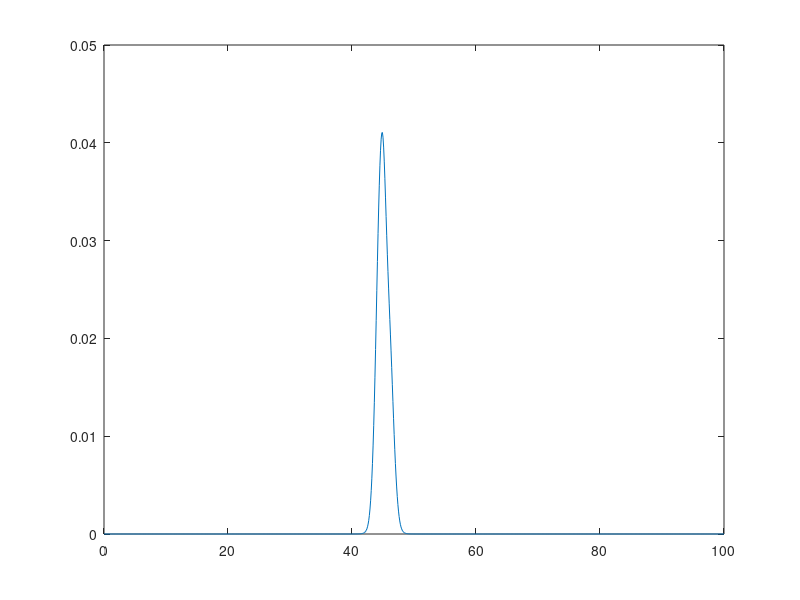
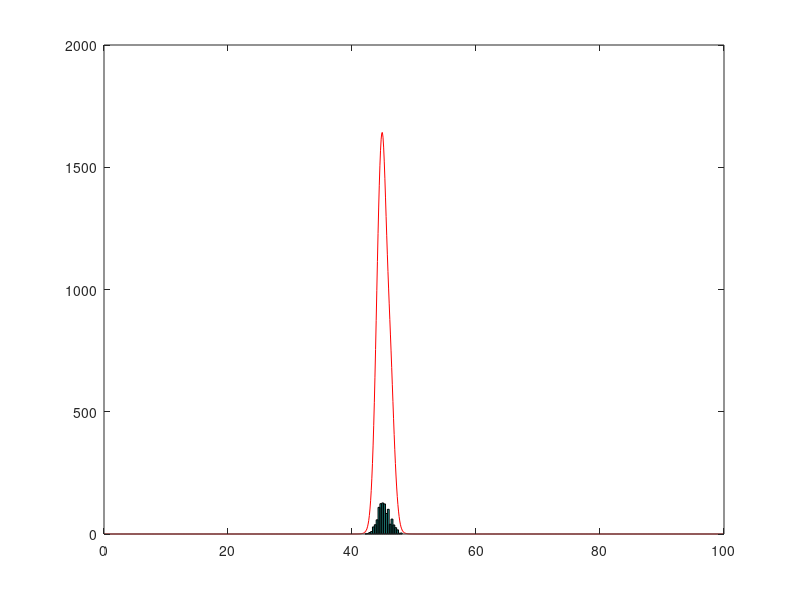

Recreate these plots in MATLAB, in order.
%   Author: Jarno Vanhatalo <jarno.vanhatalo@tkk.fi>
%   Last modified: 2007-09-11 15:51:06 EEST

%
% This is a template file for the exercise 2.11 in the 
% course S-114.2601 Introduction to Bayesian Modeling

% ---------
% 2.11 a)
% ---------
% Set the large integer, the grid and the data
m = 1000;                  % Try here different sizes of m. What happens? Why?
theta = 0:(100/m):100;
y = [43 44 45 46.5 47.5]';

% Write below the code for evaluating the posterior 'p_post'. 
% First evaluate the unnormalized posterior and then normalize it
% This takes approximately 5-8 lines of code
likelihood = prod(1./(1+(repmat(y,1,m+1)-repmat(theta,length(y),1)).^2),1);
p_post = likelihood/sum(likelihood);

% Here we plot the normalized posterior and check the normalization 
figure(1)
plot(theta, p_post)
100/m*sum(p_post)   % This line should return 1, if the normalization is correct

% ---------
% 2.11 b)
% ---------
% Form a vector of cumulative density function values (cdf) and draw
% 1000 samples from it. This requires approximately 4-6 lines of code
cdf = cumsum(p_post);
sample = zeros(1000,1);
for i=1:1000
    r=rand(1);
    index = find(cdf>r,1,'first');
    sample(i)=theta(index);
end

% Plot the histogram
figure(2)
hist(sample,20); hold on;
plot(theta, 40*1000*p_post,'r')


% ---------
% 2.11 c)
% ---------
% Use the sampled posterior values for theta (theta_samp) to 
% sample from the posterior predictive distribution of the sixth 
% observation 'y_6'. This requires 1-2 lines of code. 
% See, for example, help trnd.
y6 = trnd(1,1000,1)+sample;
% Plot the histogram of the future observation



% Remember, you can print the plots also as shown in the exercise
% template for 2.9&2.17